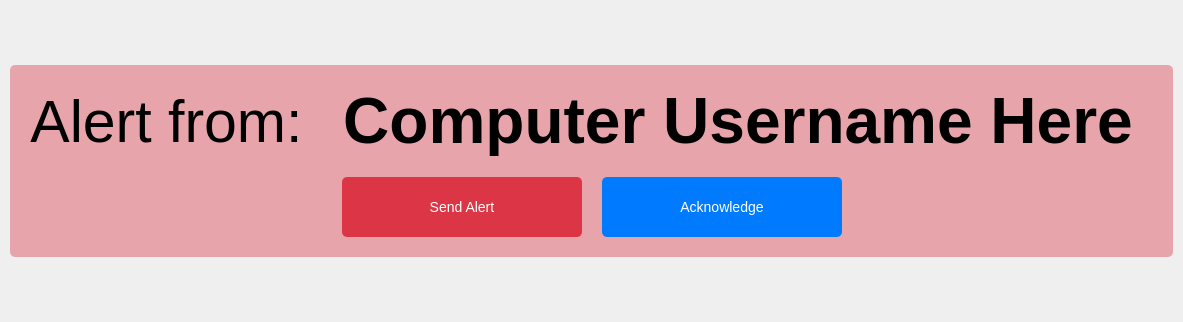
<?xml version="1.0" encoding="UTF-8"?>
<ui version="4.0">
 <class>DlgAlert</class>
 <widget class="QDialog" name="DlgAlert">
  <property name="geometry">
   <rect>
    <x>0</x>
    <y>0</y>
    <width>1183</width>
    <height>322</height>
   </rect>
  </property>
  <property name="windowTitle">
   <string>Dialog</string>
  </property>
  <property name="styleSheet">
   <string notr="true">QLabel#lblUser {
	padding-left: 20%;
	padding-right: 20%;
}

QWidget#centralWidget {
	border-image: url(:/Resource/assets/background.png);
}

QWidget#wdgGroup {
	border-radius: 5px;
	background-color: rgba(220, 53, 69, 0.4);
}

/* btnSend - btn-danger (Bootstrap) */
QPushButton#btnSend {
    background-color: #dc3545;  /* Bootstrap 'danger' color */
    color: white;
    border: none;
    padding: 8px 16px;
    border-radius: 5px;
    font-size: 14px;
    cursor: pointer;
    transition: background-color 0.3s ease;
}

QPushButton#btnSend:hover {
    background-color: #c82333;  /* Darker shade for hover */
}

QPushButton#btnSend:pressed {
    background-color: #bd2130;  /* Even darker shade for pressed state */
}

/* btnActknowledge - btn-primary (Bootstrap) */
QPushButton#btnActknowledge {
    background-color: #007bff;  /* Bootstrap 'primary' color */
    color: white;
    border: none;
    padding: 8px 16px;
    border-radius: 5px;
    font-size: 14px;
    cursor: pointer;
    transition: background-color 0.3s ease;
}

QPushButton#btnActknowledge:hover {
    background-color: #0056b3;  /* Darker shade for hover */
}

QPushButton#btnActknowledge:pressed {
    background-color: #004085;  /* Even darker shade for pressed state */
}
</string>
  </property>
  <layout class="QGridLayout" name="gridLayout_2">
   <property name="leftMargin">
    <number>0</number>
   </property>
   <property name="topMargin">
    <number>0</number>
   </property>
   <property name="rightMargin">
    <number>0</number>
   </property>
   <property name="bottomMargin">
    <number>0</number>
   </property>
   <item row="0" column="0">
    <widget class="QWidget" name="centralWidget" native="true">
     <layout class="QGridLayout" name="gridLayout">
      <item row="0" column="0">
       <layout class="QVBoxLayout" name="verticalLayout_2" stretch="5,0,5">
        <item>
         <spacer name="verticalSpacer_2">
          <property name="orientation">
           <enum>Qt::Orientation::Vertical</enum>
          </property>
          <property name="sizeHint" stdset="0">
           <size>
            <width>20</width>
            <height>40</height>
           </size>
          </property>
         </spacer>
        </item>
        <item>
         <layout class="QHBoxLayout" name="horizontalLayout_5" stretch="0,0,0">
          <item>
           <spacer name="horizontalSpacer_2">
            <property name="orientation">
             <enum>Qt::Orientation::Horizontal</enum>
            </property>
            <property name="sizeHint" stdset="0">
             <size>
              <width>40</width>
              <height>20</height>
             </size>
            </property>
           </spacer>
          </item>
          <item>
           <widget class="QWidget" name="wdgGroup" native="true">
            <layout class="QVBoxLayout" name="verticalLayout">
             <property name="spacing">
              <number>20</number>
             </property>
             <property name="leftMargin">
              <number>20</number>
             </property>
             <property name="topMargin">
              <number>20</number>
             </property>
             <property name="rightMargin">
              <number>20</number>
             </property>
             <property name="bottomMargin">
              <number>20</number>
             </property>
             <item>
              <layout class="QHBoxLayout" name="horizontalLayout">
               <item>
                <widget class="QLabel" name="lblAlert">
                 <property name="font">
                  <font>
                   <pointsize>44</pointsize>
                   <bold>false</bold>
                  </font>
                 </property>
                 <property name="styleSheet">
                  <string notr="true"/>
                 </property>
                 <property name="frameShape">
                  <enum>QFrame::Shape::NoFrame</enum>
                 </property>
                 <property name="text">
                  <string>Alert from:</string>
                 </property>
                 <property name="alignment">
                  <set>Qt::AlignmentFlag::AlignCenter</set>
                 </property>
                </widget>
               </item>
               <item>
                <widget class="QLabel" name="lblUser">
                 <property name="font">
                  <font>
                   <pointsize>48</pointsize>
                   <bold>true</bold>
                  </font>
                 </property>
                 <property name="styleSheet">
                  <string notr="true"/>
                 </property>
                 <property name="frameShape">
                  <enum>QFrame::Shape::NoFrame</enum>
                 </property>
                 <property name="text">
                  <string>Computer Username Here</string>
                 </property>
                 <property name="alignment">
                  <set>Qt::AlignmentFlag::AlignCenter</set>
                 </property>
                </widget>
               </item>
              </layout>
             </item>
             <item>
              <layout class="QHBoxLayout" name="horizontalLayout_4">
               <item>
                <spacer name="horizontalSpacer">
                 <property name="orientation">
                  <enum>Qt::Orientation::Horizontal</enum>
                 </property>
                 <property name="sizeHint" stdset="0">
                  <size>
                   <width>40</width>
                   <height>20</height>
                  </size>
                 </property>
                </spacer>
               </item>
               <item>
                <layout class="QHBoxLayout" name="horizontalLayout_2">
                 <item>
                  <widget class="QPushButton" name="btnSend">
                   <property name="minimumSize">
                    <size>
                     <width>240</width>
                     <height>60</height>
                    </size>
                   </property>
                   <property name="text">
                    <string>Send Alert</string>
                   </property>
                  </widget>
                 </item>
                 <item>
                  <widget class="QPushButton" name="btnActknowledge">
                   <property name="minimumSize">
                    <size>
                     <width>240</width>
                     <height>60</height>
                    </size>
                   </property>
                   <property name="text">
                    <string>Acknowledge</string>
                   </property>
                  </widget>
                 </item>
                </layout>
               </item>
               <item>
                <spacer name="horizontalSpacer_6">
                 <property name="orientation">
                  <enum>Qt::Orientation::Horizontal</enum>
                 </property>
                 <property name="sizeHint" stdset="0">
                  <size>
                   <width>40</width>
                   <height>20</height>
                  </size>
                 </property>
                </spacer>
               </item>
              </layout>
             </item>
            </layout>
           </widget>
          </item>
          <item>
           <spacer name="horizontalSpacer_3">
            <property name="orientation">
             <enum>Qt::Orientation::Horizontal</enum>
            </property>
            <property name="sizeHint" stdset="0">
             <size>
              <width>40</width>
              <height>20</height>
             </size>
            </property>
           </spacer>
          </item>
         </layout>
        </item>
        <item>
         <spacer name="verticalSpacer">
          <property name="orientation">
           <enum>Qt::Orientation::Vertical</enum>
          </property>
          <property name="sizeHint" stdset="0">
           <size>
            <width>20</width>
            <height>40</height>
           </size>
          </property>
         </spacer>
        </item>
       </layout>
      </item>
     </layout>
    </widget>
   </item>
  </layout>
 </widget>
 <resources/>
 <connections/>
</ui>
